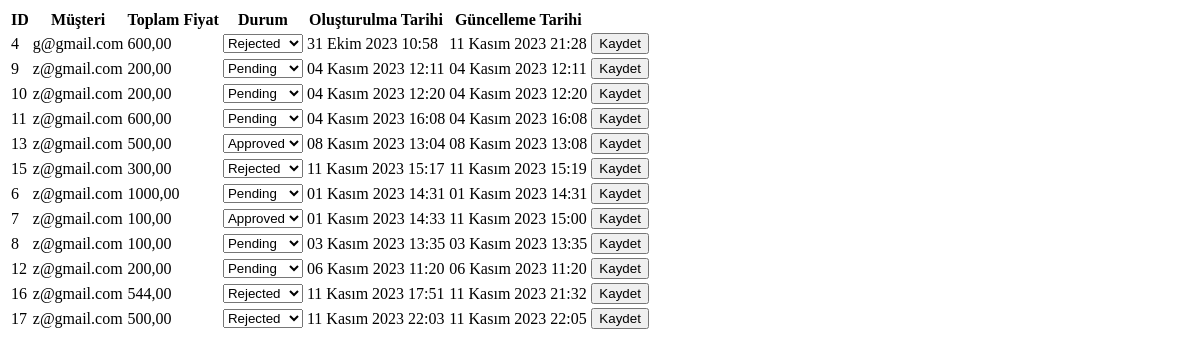
/orders/ (signed in), run on an earlier commit of the app's database.
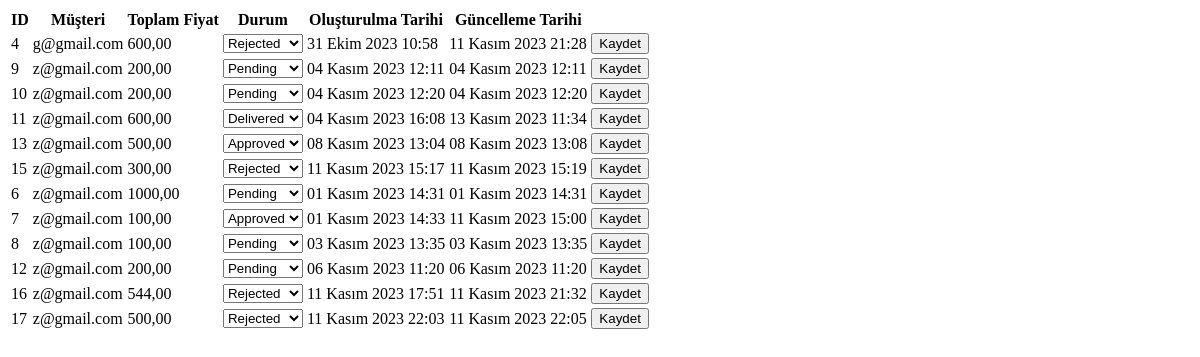
And on a later commit of the database.
### fooddelivery/models.py (models this page shows, shortened)
class Order(models.Model):
    STATUS = (
        ('pending', 'Pending'),
        ('approved', 'Approved'),
        ('rejected', 'Rejected'),
        ('delivered', 'Delivered'),
    )
    customer = models.ForeignKey(Customer, on_delete=models.CASCADE, related_name="orders")  # Hangi kullanıcının siparişi olduğu
    menu = models.ManyToManyField(Menu, through='OrderItem')  # Hangi ürünlerin siparişte olduğu
    total_price = models.DecimalField(max_digits=10, decimal_places=2, default=0.00)
    status = models.CharField(max_length=10, choices=STATUS, default='pending')
    shipping_address = models.ForeignKey(Adress, on_delete=models.CASCADE, related_name='orders_adresses')
    created_at = models.DateTimeField(auto_now_add=True)
    updated_at = models.DateTimeField(auto_now=True)
    class Meta:
        db_table = 'order'
        verbose_name = 'Order'
        verbose_name_plural = 'Orders'

class Customer(AbstractBaseUser, PermissionsMixin):
    name = models.CharField(max_length=100, null=False, blank=False)
    email = models.EmailField(null=False, blank=False, unique=True)
    phone = models.CharField(max_length=10, null=True, blank=False, validators=[phone_number_validator])
    address = models.ManyToManyField('Adress', related_name='customers', blank=True)
    date_joined = models.DateTimeField(default=timezone.now)
    is_staff = models.BooleanField(default=False)
    is_active = models.BooleanField(default=True)
    objects = CustomerManager()
    USERNAME_FIELD = 'email'
    REQUIRED_FIELDS = ['name']
    class Meta:
        ordering = ['email']
        db_table = 'customer'
        verbose_name = 'Customer'
        verbose_name_plural = 'Customers'
        app_label = 'fooddelivery'

### restaurants/views.py (the view)
# urls.py: path('orders/', views.order_list, name='order-list'),
@login_required
def order_list(request):
    orders = Order.objects.filter(orderitems__menu__restaurant__manager=request.user).distinct()
    return render(request, 'order_list.html', {'orders': orders})

### restaurants/templates/order_list.html (shortened to what this page needs)
{% load static %}
<!DOCTYPE html>
<html lang="tr">
<head>
</head>
<body>
    <table>
        <thead>
            <tr>
                <th>ID</th>
                <th>Müşteri</th>
                <th>Toplam Fiyat</th>
                <th>Durum</th>
                <th>Oluşturulma Tarihi</th>
                <th>Güncelleme Tarihi</th>
            </tr>
        </thead>
        <tbody>
            {% for order in orders %}
                <tr>
                    <td>{{ order.id }}</td>
                    <td>{{ order.customer.email }}</td>
                    <td>{{ order.total_price }}</td>
                    <td>
                        <select class="status-selector" data-order-id="{{ order.id }}">
                            {% for status_value, status_name in order.STATUS %}
                                <option value="{{ status_value }}" {% if order.status == status_value %}selected{% endif %}>
                                    {{ status_name }}
                                </option>
                            {% endfor %}
                        </select>
                    </td>
                    <td>{{ order.created_at }}</td>
                    <td>{{ order.updated_at }}</td>
                    <td>
                        <button type="button" class="save-status" data-order-id="{{ order.id }}">Kaydet</button>
                    </td>
                </tr>
            {% endfor %}
        </tbody>
    </table>
</body>
</html>

What changed in the data, as far as the page shows it:
changed Order id 11: status+id "Pending" → "Delivered"; updated_at "04 Kasım 2023 16:08" → "13 Kasım 2023 11:34"
